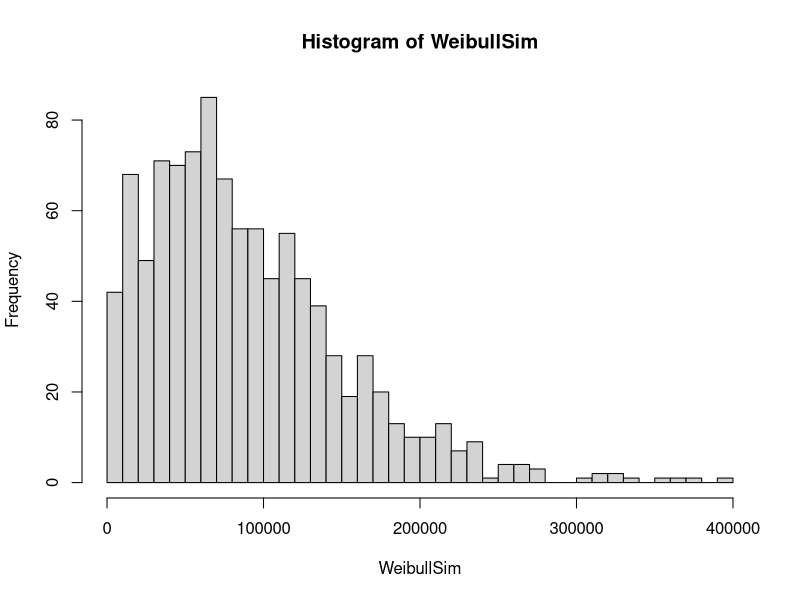
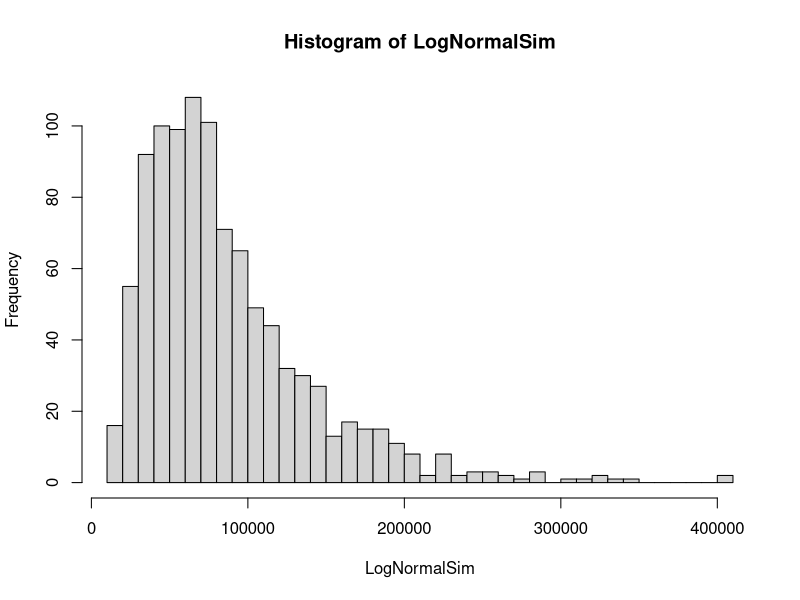
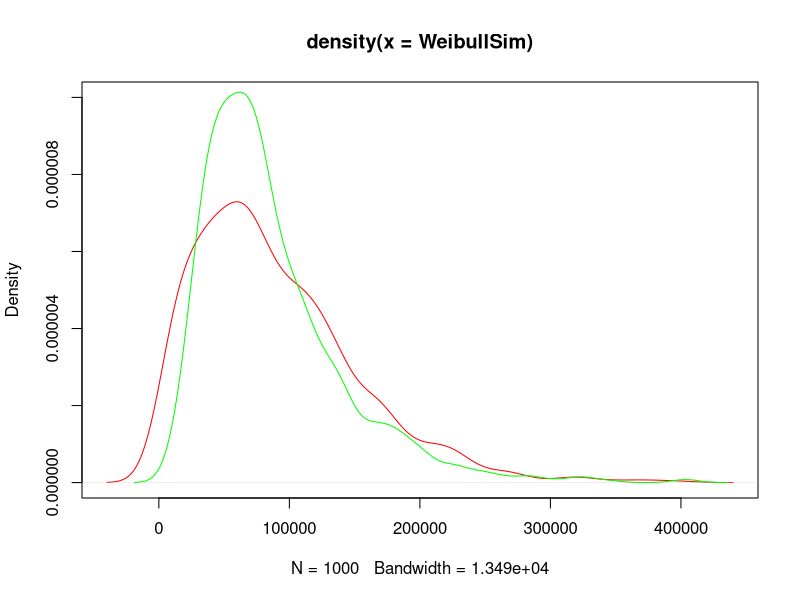

R code for these plots, in order:
## ---- chunk 1

set.seed(1234)
options(scipen=5)
# (i)
shape<-1.5
scale<-100000
WeibullSim<-rweibull(1000,shape,scale) 

## ---- chunk 2

# (ii)
SimMean<-mean(WeibullSim)
SimMean
## [1] 89244.03
SimSD<-sd(WeibullSim)
SimSD 

## ---- chunk 3

## [1] 62717.89
# (iii)
mu<-log(SimMean/(1+SimSD^2/SimMean^2)^0.5)
mu
## [1] 11.19844

## ---- chunk 4

sigma<-log(1+SimSD^2/SimMean^2)^0.5
sigma
## [1] 0.6335449 [5M]
# (iv)

## ---- chunk 5
LogNormalSim<-rlnorm(1000,mu,sigma)
mean(LogNormalSim)
## ---- chunk 6
## [1] 86421.17
sd(LogNormalSim)
## [1] 54384.16 


## ---- chunk 7

# (v)
SimResults<-as.data.frame(cbind(WeibullSim,LogNormalSim))
hist(WeibullSim, breaks = 30)

## ---- chunk 8

hist(LogNormalSim, breaks = 30) 
## ---- chunk 9
plot(density(WeibullSim),type = "l",col="red",ylim = c(0,0.00001))
lines(density(LogNormalSim),col="green") 

